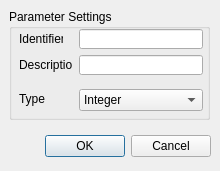
<?xml version="1.0" encoding="UTF-8"?>
<ui version="4.0">
 <class>CreateParameterDialog</class>
 <widget class="QDialog" name="CreateParameterDialog">
  <property name="windowModality">
   <enum>Qt::ApplicationModal</enum>
  </property>
  <property name="geometry">
   <rect>
    <x>0</x>
    <y>0</y>
    <width>220</width>
    <height>171</height>
   </rect>
  </property>
  <property name="sizePolicy">
   <sizepolicy hsizetype="Fixed" vsizetype="Fixed">
    <horstretch>0</horstretch>
    <verstretch>0</verstretch>
   </sizepolicy>
  </property>
  <property name="windowTitle">
   <string>Create Parameter...</string>
  </property>
  <property name="modal">
   <bool>true</bool>
  </property>
  <widget class="QDialogButtonBox" name="buttonBox">
   <property name="geometry">
    <rect>
     <x>40</x>
     <y>130</y>
     <width>171</width>
     <height>32</height>
    </rect>
   </property>
   <property name="orientation">
    <enum>Qt::Horizontal</enum>
   </property>
   <property name="standardButtons">
    <set>QDialogButtonBox::Cancel|QDialogButtonBox::Ok</set>
   </property>
  </widget>
  <widget class="QGroupBox" name="groupBox">
   <property name="geometry">
    <rect>
     <x>9</x>
     <y>9</y>
     <width>201</width>
     <height>111</height>
    </rect>
   </property>
   <property name="title">
    <string>Parameter Settings</string>
   </property>
   <widget class="QLabel" name="label">
    <property name="geometry">
     <rect>
      <x>10</x>
      <y>20</y>
      <width>44</width>
      <height>20</height>
     </rect>
    </property>
    <property name="text">
     <string>Identifier</string>
    </property>
   </widget>
   <widget class="QLabel" name="label_2">
    <property name="geometry">
     <rect>
      <x>10</x>
      <y>46</y>
      <width>53</width>
      <height>20</height>
     </rect>
    </property>
    <property name="text">
     <string>Description</string>
    </property>
   </widget>
   <widget class="QLineEdit" name="identifierText">
    <property name="geometry">
     <rect>
      <x>70</x>
      <y>20</y>
      <width>124</width>
      <height>20</height>
     </rect>
    </property>
   </widget>
   <widget class="QLineEdit" name="descriptionText">
    <property name="geometry">
     <rect>
      <x>70</x>
      <y>46</y>
      <width>124</width>
      <height>20</height>
     </rect>
    </property>
   </widget>
   <widget class="QLabel" name="label_3">
    <property name="geometry">
     <rect>
      <x>10</x>
      <y>80</y>
      <width>53</width>
      <height>20</height>
     </rect>
    </property>
    <property name="text">
     <string>Type</string>
    </property>
   </widget>
   <widget class="QComboBox" name="parameterTypeBox">
    <property name="geometry">
     <rect>
      <x>70</x>
      <y>80</y>
      <width>124</width>
      <height>22</height>
     </rect>
    </property>
    <item>
     <property name="text">
      <string>Integer</string>
     </property>
    </item>
    <item>
     <property name="text">
      <string>Real</string>
     </property>
    </item>
    <item>
     <property name="text">
      <string>Enumeration</string>
     </property>
    </item>
    <item>
     <property name="text">
      <string>String</string>
     </property>
    </item>
   </widget>
  </widget>
 </widget>
 <resources/>
 <connections>
  <connection>
   <sender>buttonBox</sender>
   <signal>accepted()</signal>
   <receiver>CreateParameterDialog</receiver>
   <slot>accept()</slot>
   <hints>
    <hint type="sourcelabel">
     <x>248</x>
     <y>254</y>
    </hint>
    <hint type="destinationlabel">
     <x>157</x>
     <y>274</y>
    </hint>
   </hints>
  </connection>
  <connection>
   <sender>buttonBox</sender>
   <signal>rejected()</signal>
   <receiver>CreateParameterDialog</receiver>
   <slot>reject()</slot>
   <hints>
    <hint type="sourcelabel">
     <x>316</x>
     <y>260</y>
    </hint>
    <hint type="destinationlabel">
     <x>286</x>
     <y>274</y>
    </hint>
   </hints>
  </connection>
  <connection>
   <sender>identifierText</sender>
   <signal>textChanged(QString)</signal>
   <receiver>CreateParameterDialog</receiver>
   <slot>identifierChanged(QString)</slot>
   <hints>
    <hint type="sourcelabel">
     <x>140</x>
     <y>38</y>
    </hint>
    <hint type="destinationlabel">
     <x>109</x>
     <y>85</y>
    </hint>
   </hints>
  </connection>
 </connections>
 <slots>
  <slot>identifierChanged(QString)</slot>
 </slots>
</ui>
